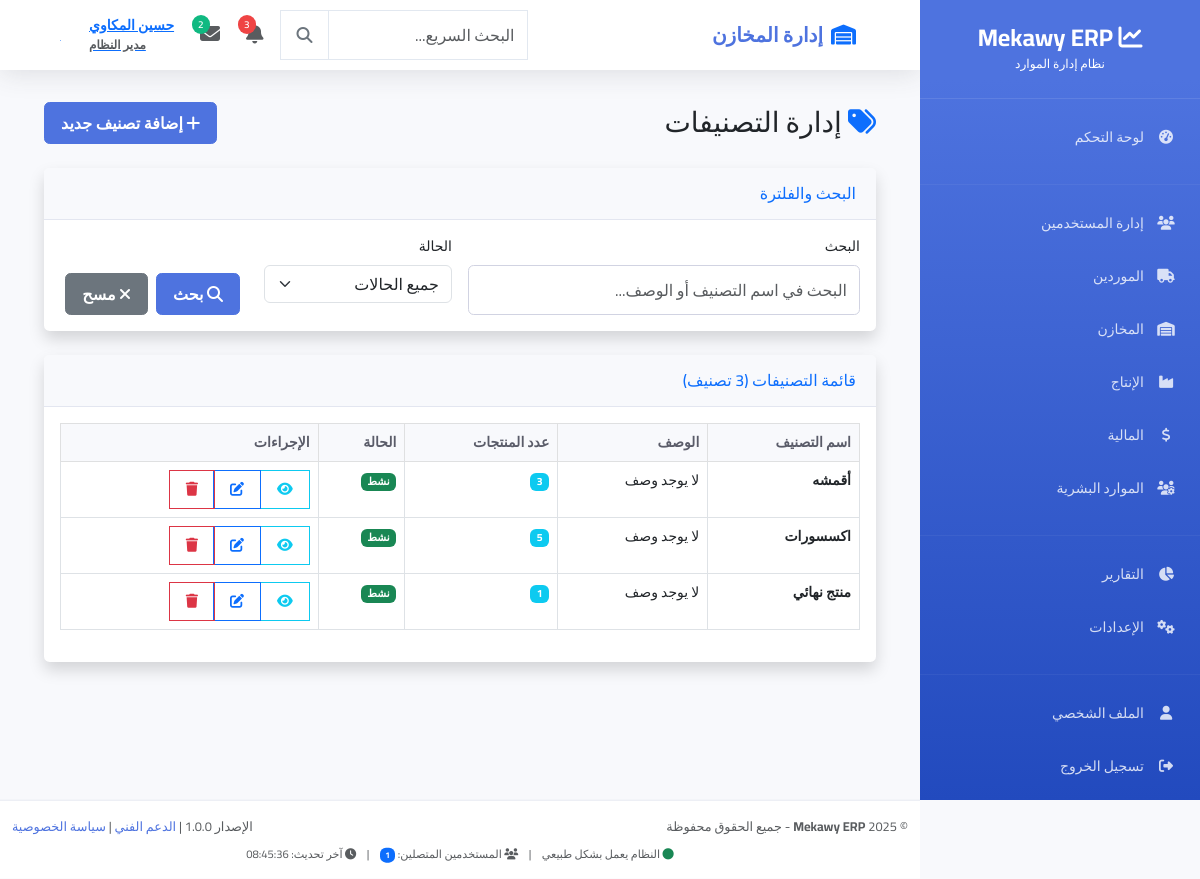
Page /warehouses/categories/ (signed in) on the committed database.
### users/models.py (models this page shows, shortened)
class User(AbstractUser):
    ROLE_CHOICES = [
        ('admin', 'مدير النظام'),
        ('manager', 'مدير'),
        ('warehouse_manager', 'مدير المخازن'),
        ('warehouse_employee', 'موظف مخازن'),
        ('production_manager', 'مدير الإنتاج'),
        ('accountant', 'محاسب'),
        ('employee', 'موظف'),
        ('viewer', 'مشاهد فقط'),
    ]
    email = models.EmailField(unique=True, verbose_name="البريد الإلكتروني")
    phone = models.CharField(max_length=20, blank=True, null=True, verbose_name="رقم الهاتف")
    role = models.CharField(max_length=20, choices=ROLE_CHOICES, default='employee', verbose_name="الدور")
    department = models.CharField(max_length=100, blank=True, null=True, verbose_name="القسم")
    profile_picture = models.ImageField(upload_to='profile_pics/', blank=True, null=True, verbose_name="الصورة الشخصية")
    is_active = models.BooleanField(default=True, verbose_name="نشط")
    created_at = models.DateTimeField(auto_now_add=True, verbose_name="تاريخ الإنشاء")
    updated_at = models.DateTimeField(auto_now=True, verbose_name="آخر تحديث")
    USERNAME_FIELD = 'email'
    REQUIRED_FIELDS = ['username', 'first_name', 'last_name']
    class Meta:
        db_table = 'users_user'
        verbose_name = 'مستخدم'
        verbose_name_plural = 'المستخدمون'
    @property
    def full_name(self):
        return f"{self.first_name} {self.last_name}".strip()

### warehouses/models.py (models this page shows, shortened)
class Category(models.Model):
    name = models.CharField(max_length=100, verbose_name="اسم التصنيف")
    description = models.TextField(blank=True, verbose_name="الوصف")
    is_active = models.BooleanField(default=True, verbose_name="نشط")
    class Meta:
        verbose_name = "تصنيف"
        verbose_name_plural = "التصنيفات"

### warehouses/views.py (the view)
# urls.py: path('categories/', views.CategoryListView.as_view(), name='category_list'),
class CategoryListView(LoginRequiredMixin, ListView):
    model = Category
    template_name = 'warehouses/category_list.html'
    context_object_name = 'categories'
    paginate_by = 20
    def get_queryset(self):
        queryset = Category.objects.all()
        search = self.request.GET.get('search')
        status = self.request.GET.get('status')
        if search:
            queryset = queryset.filter(
                Q(name__icontains=search) |
                Q(description__icontains=search)
            )
        if status == 'active':
            queryset = queryset.filter(is_active=True)
        elif status == 'inactive':
            queryset = queryset.filter(is_active=False)
        return queryset.order_by('name')

### Mekawy_ERP/context_processors.py (called while the page is built)
def global_context(request):
    context = {
        'current_year': timezone.now().year,
        'current_date': timezone.now().date(),
        'current_time': timezone.now().time(),
    }
    if request.user.is_authenticated:
        context['online_users_count'] = User.objects.filter(is_active=True).count()
        context['last_update'] = timezone.now().strftime('%H:%M:%S')
    return context

### warehouses/templates/warehouses/category_list.html (shortened to what this page needs)
{% extends 'base.html' %}
{% load static %}
{% block content %}
<div class="container-fluid">
    <div class="d-sm-flex align-items-center justify-content-between mb-4">
        <h1 class="h3 mb-0 text-gray-800">
            <i class="fas fa-tags text-primary"></i> إدارة التصنيفات
        </h1>
        {% if user.role != 'viewer' %}
        <a href="{% url 'warehouses:category_add' %}" class="btn btn-primary">
            <i class="fas fa-plus"></i> إضافة تصنيف جديد
        </a>
        {% endif %}
    </div>
    <div class="card shadow mb-4">
        <div class="card-header py-3">
            <h6 class="m-0 font-weight-bold text-primary">البحث والفلترة</h6>
        </div>
        <div class="card-body">
            <form method="get" class="row g-3">
                <div class="col-md-6">
                    <label class="form-label">البحث</label>
                    <input type="text" name="search" class="form-control"
                           placeholder="البحث في اسم التصنيف أو الوصف..."
                           value="{{ request.GET.search }}">
                </div>
                <div class="col-md-3">
                    <label class="form-label">الحالة</label>
                    <select name="status" class="form-select">
                        <option value="">جميع الحالات</option>
                    </select>
                </div>
                <div class="col-md-3 d-flex align-items-end">
                    <button type="submit" class="btn btn-primary me-2">
                        <i class="fas fa-search"></i> بحث
                    </button>
                    <a href="{% url 'warehouses:category_list' %}" class="btn btn-secondary">
                        <i class="fas fa-times"></i> مسح
                    </a>
                </div>
            </form>
        </div>
    </div>
    <div class="card shadow">
        <div class="card-header py-3 d-flex justify-content-between align-items-center">
            <h6 class="m-0 font-weight-bold text-primary">
                قائمة التصنيفات ({{ categories|length }} تصنيف)
            </h6>
        </div>
        <div class="card-body">
            {% if categories %}
            <div class="table-responsive">
                <table class="table table-bordered table-hover">
                    <thead class="table-light">
                        <tr>
                            <th>اسم التصنيف</th>
                            <th>الوصف</th>
                            <th>عدد المنتجات</th>
                            <th>الحالة</th>
                            <th>الإجراءات</th>
                        </tr>
                    </thead>
                    <tbody>
                        {% for category in categories %}
                        <tr>
                            <td>
                                <strong>{{ category.name }}</strong>
                            </td>
                            <td>{{ category.description|truncatechars:50|default:"لا يوجد وصف" }}</td>
                            <td>
                                <span class="badge bg-info">{{ category.product_set.count }}</span>
                            </td>
                            <td>
                                {% if category.is_active %}
                                    <span class="badge bg-success">نشط</span>
                                {% else %}
                                    <span class="badge bg-danger">غير نشط</span>
                                {% endif %}
                            </td>
                            <td>
                                <div class="btn-group" role="group">
                                    <a href="{% url 'warehouses:category_detail' category.pk %}"
                                       class="btn btn-sm btn-outline-info" title="عرض">
                                        <i class="fas fa-eye"></i>
                                    </a>
                                    {% if user.role != 'viewer' %}
                                    <a href="{% url 'warehouses:category_edit' category.pk %}"
                                       class="btn btn-sm btn-outline-primary" title="تعديل">
                                        <i class="fas fa-edit"></i>
                                    </a>
                                    {% endif %}
                                    {% if user.role == 'admin' %}
                                    <a href="{% url 'warehouses:category_delete' category.pk %}"
                                       class="btn btn-sm btn-outline-danger" title="حذف"
                                       onclick="return confirm('هل أنت متأكد من حذف هذا التصنيف؟')">
                                        <i class="fas fa-trash"></i>
                                    </a>
                                    {% endif %}
                                </div>
                            </td>
                        </tr>
                        {% endfor %}
                    </tbody>
                </table>
            </div>
            {% endif %}
        </div>
    </div>
</div>
{% endblock %}

### templates/partials/navbar.html (shortened to what this page needs)
<nav class="navbar navbar-expand-lg">
    <div class="container-fluid px-3">
        <div class="navbar-brand mb-0 fw-bold fs-5">
            {% block page_title %}
                {% if request.resolver_match.url_name == 'index' %}
                    <i class="fas fa-tachometer-alt text-primary me-2"></i>لوحة التحكم
                {% elif 'users' in request.resolver_match.app_name %}
                    <i class="fas fa-users text-primary me-2"></i>إدارة المستخدمين
                {% elif 'suppliers' in request.resolver_match.app_name %}
                    <i class="fas fa-truck text-primary me-2"></i>إدارة الموردين
                {% elif 'warehouses' in request.resolver_match.app_name %}
                    <i class="fas fa-warehouse text-primary me-2"></i>إدارة المخازن
                {% elif 'production' in request.resolver_match.app_name %}
                    <i class="fas fa-industry text-primary me-2"></i>إدارة الإنتاج
                {% elif 'finance' in request.resolver_match.app_name %}
                    <i class="fas fa-chart-line text-primary me-2"></i>إدارة المالية
                {% elif 'hr' in request.resolver_match.app_name %}
                    <i class="fas fa-users-cog text-primary me-2"></i>الموارد البشرية
                {% else %}
                    <i class="fas fa-chart-line text-primary me-2"></i>Mekawy ERP
                {% endif %}
            {% endblock %}
        </div>
        <div class="d-flex align-items-center gap-2">
            <div class="search-container d-none d-md-block">
                <div class="input-group">
                    <input type="text" class="form-control search-input" placeholder="البحث السريع..." style="width: 200px;">
                    <button class="btn btn-outline-secondary search-btn" type="button">
                        <i class="fas fa-search"></i>
                    </button>
                </div>
            </div>
            <div class="dropdown">
                <button class="btn btn-link position-relative p-2" data-bs-toggle="dropdown">
                    <i class="fas fa-bell fs-5 text-muted"></i>
                    <span class="notification-badge">3</span>
                </button>
            </div>
            <div class="dropdown">
                <button class="btn btn-link position-relative p-2" data-bs-toggle="dropdown">
                    <i class="fas fa-envelope fs-5 text-muted"></i>
                    <span class="message-badge">2</span>
                </button>
            </div>
            <div class="dropdown">
                <button class="btn btn-link d-flex align-items-center gap-2 p-2" data-bs-toggle="dropdown">
                    <div class="user-info text-end d-none d-lg-block">
                        <div class="fw-semibold">{{ user.get_full_name|default:user.username }}</div>
                        <small class="text-muted">{{ user.get_role_display|default:"مستخدم" }}</small>
                    </div>
                    {% if user.profile_picture %}
                        <img src="{{ user.profile_picture.url }}" class="user-avatar" alt="{{ user.get_full_name }}">
                    {% else %}
                        <div class="user-avatar-placeholder">
                            {{ user.get_full_name|first|upper|default:"U" }}
                        </div>
                    {% endif %}
                </button>
            </div>
        </div>
    </div>
</nav>

### templates/base.html (style rules this page uses)
:root { --primary-color: #4e73df; --secondary-color: #858796; --success-color: #1cc88a; --info-color: #36b9cc; --warning-color: #f6c23e; --danger-color: #e74a3b; --light-color: #f8f9fc; --dark-color: #5a5c69; --sidebar-width: 280px; --navbar-height: 70px; }
* { font-family: 'Cairo', sans-serif; }
body { background-color: var(--light-color); font-size: 14px; }
.navbar { background-color: white; box-shadow: 0 0.15rem 1.75rem 0 rgba(58, 59, 69, 0.15); height: var(--navbar-height); padding: 0 1.5rem; }
.navbar-brand { font-weight: 700; color: var(--primary-color); }
.card { border: none; box-shadow: 0 0.15rem 1.75rem 0 rgba(58, 59, 69, 0.15); border-radius: 0.35rem; }
.card-header { background-color: var(--light-color); border-bottom: 1px solid #e3e6f0; padding: 1rem 1.25rem; }
.btn { border-radius: 0.35rem; font-weight: 600; padding: 0.5rem 1rem; }
.btn-primary { background-color: var(--primary-color); border-color: var(--primary-color); }
.form-control { border-radius: 0.35rem; border: 1px solid #d1d3e2; padding: 0.75rem; }
.table { color: var(--dark-color); }
.table th { border-top: none; font-weight: 600; color: var(--dark-color); background-color: var(--light-color); }

### templates/partials/navbar.html (style rules this page uses)
.search-input { border-radius: 20px 0 0 20px; border: 1px solid #e2e8f0; transition: all 0.2s ease; }
.search-btn { border-radius: 0 20px 20px 0; border: 1px solid #e2e8f0; border-right: none; }
.notification-badge, .message-badge { position: absolute; top: 0; left: 0; background: #ef4444; color: white; font-size: 10px; font-weight: 600; padding: 2px 6px; border-radius: 10px; min-width: 16px; text-align: center; }
.message-badge { background: #10b981; }
.user-avatar, .user-avatar-placeholder { width: 32px; height: 32px; border-radius: 50%; }
.user-avatar-placeholder { background: var(--primary); color: white; display: flex; align-items: center; justify-content: center; font-weight: 600; font-size: 14px; }
.user-info { line-height: 1.2; }
.user-info div { font-size: 14px; }
.user-info small { font-size: 12px; }

### rows in the picture
User: get_full_name "حسين المكاوي", role "مدير النظام", get_full_name|first "ح"
Category: name "أقمشه", description "لا يوجد وصف", product_set.count "3", is_active "نشط"
Category: name "اكسسورات", description "لا يوجد وصف", product_set.count "5", is_active "نشط"
Category: name "منتج نهائي", description "لا يوجد وصف", product_set.count "1", is_active "نشط"

### other values in the picture
{{ online_users_count|default:"0" }} "1"
{{ last_update|default:"الآن" }} "08:45:36"
